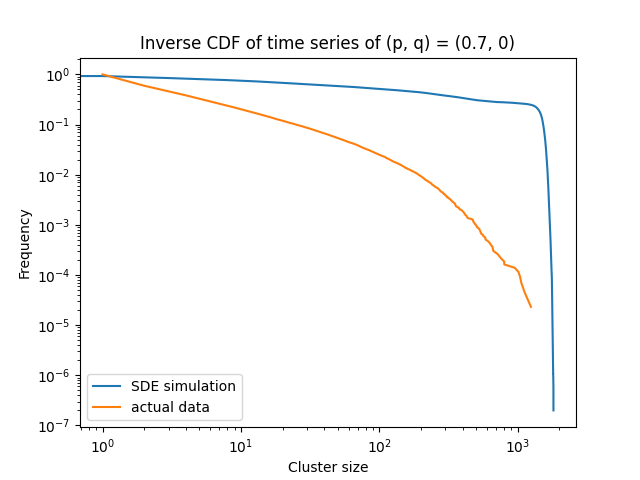

Write the Python code that produced this figure.
from matplotlib import pyplot as plt
from math import sqrt
from numba import njit
from numpy import array, cumsum, delete, histogram, loadtxt, polyfit, transpose, zeros
from numpy.random import choice, normal, randint
from os import path
from skimage.measure import label
from tqdm import tqdm

from utils import perform_linear_regression


def load_mean_ds_data(folder_name):
    folder = path.join(data_path, folder_name)
    cluster_ds_data = transpose(loadtxt(open(path.join(folder, folder_name + '_cluster_ds.txt'), 'r')))
    mean_ds_data, mean_ds_sq_data, number_samples = cluster_ds_data[1], cluster_ds_data[2], cluster_ds_data[3]

    limit = 0
    for i in range(len(mean_ds_data)):
        if number_samples[i] < samples_threshold:
            limit = i
            break

    return array(range(1, limit)), mean_ds_data[1:limit], mean_ds_sq_data[1:limit]


def get_cluster_distribution(folder_path, file_name):
    file_path = path.join(folder_path, file_name)
    cluster_distribution_data = transpose(loadtxt(open(file_path, 'r')))
    cluster_sizes, num = cluster_distribution_data[0][1:], cluster_distribution_data[1][1:]

    inverse_cdf = zeros(len(num))
    for i in range(len(num)):
        inverse_cdf[i] = sum(num[i:])
    inverse_cdf = inverse_cdf / sum(num)

    remove_indices = []
    for i in range(len(cluster_sizes) - 1):
        if inverse_cdf[i] == inverse_cdf[i + 1]:
            remove_indices.append(i)

    cluster_sizes = delete(cluster_sizes, remove_indices)
    inverse_cdf = delete(inverse_cdf, remove_indices)

    return cluster_sizes, inverse_cdf


def construct_drift_function(params, approximation):
    if approximation == "logistic_sqrt":
        a, b, c = params
        @njit(fastmath=True)
        def drift_function(size):
            return a * sqrt(size) - b * size + c
        return drift_function
    
    elif approximation == "logistic":
        a, b, c = params
        @njit(fastmath=True)
        def drift_function(size):
            return a * size - b * size ** 2 + c
        return drift_function

    elif approximation == "poly":
        @njit(fastmath=True)
        def drift_function(size):
            return sum([params[deg] * size ** deg for deg in range(len(params))])
        return drift_function

    elif approximation == "linear":
        a, b, c = params
        @njit(fastmath=True)
        def drift_function(size):
            return a * size + c
        return drift_function


@njit(fastmath=True)
def simulate(time_series, drift_function):
    size = 10

    for i in range(num_steps):
        time_series[i] = size
        drift = drift_function(size)
        diffusion = sqrt(noise_slope * size) * normal()
        size += (drift * dt + diffusion * sqrt_dt)

        if size < 0:
            size = 1


if __name__ == '__main__':
    q = 0
    p = 0.7
    samples_threshold = 50000
    # approximation = "linear"
    approximation = "poly"

    results_path = path.join(path.dirname(__file__), "..", 'results')
    model = "tricritical"
    dataset = "100x100"
    subfolder = "q" + str(q).replace('.', 'p')
    folder_name = str(p).replace('.', 'p')
    data_path = path.join(results_path, model, subfolder, dataset)

    cluster_sizes, cluster_ds, cluster_ds_sq = load_mean_ds_data(folder_name)
    data_length = len(cluster_sizes)

    noise_slope = (cluster_ds_sq[-1] - cluster_ds_sq[0]) / (cluster_sizes[-1] - cluster_sizes[0])

    possible_fixed_points = []
    for i in range(1, len(cluster_ds) - 1):
        if cluster_ds[i - 1] * cluster_ds[i] < 0:
            possible_fixed_points.append(i)

    fixed_point = sum(possible_fixed_points) / len(possible_fixed_points)
    print("Fixed point =", fixed_point)

    # dx/dt = ax - bx^2 + c
    a, b, c = 0, 0, 0

    if approximation == "logistic":
        a = fixed_point
        b = 1
        c = 0
        params = [a, b, c]

        drift_function = construct_drift_function(params, approximation)

        max_x = fixed_point / 2
        max_value = drift_function(max_x)
        scaling_constant = max(cluster_ds) / max_value

        a *= scaling_constant
        b *= scaling_constant
        c *= scaling_constant
        params = [a, b, c]

        drift_function = construct_drift_function(params, approximation)
    elif approximation == "logistic_sqrt":
        a = sqrt(fixed_point)
        b = 1
        c = 0
        params = [a, b, c]

        drift_function = construct_drift_function(params, approximation)

        max_x = (a / (2 * b)) ** 2
        max_value = drift_function(max_x)
        scaling_constant = max(cluster_ds) / max_value

        a *= scaling_constant
        b *= scaling_constant
        c *= scaling_constant
        params = [a, b, c]

        drift_function = construct_drift_function(params, approximation)
    elif approximation == "poly":
        params = polyfit(cluster_sizes, cluster_ds, 6)
        params = array(list(reversed(params)))
        drift_function = construct_drift_function(params, approximation)
    elif approximation == "linear":
        slope, intercept, _ = perform_linear_regression(cluster_sizes, cluster_ds)
        a = slope
        b = 0
        c = intercept
        params = [a, b, c]

        drift_function = construct_drift_function(params, approximation)

    plt.title(f"Drift term approximation ({approximation}) for (p, q) = ({p}, {q})")
    plt.xlabel("Cluster size s")
    plt.ylabel("$f(s)$")
    plt.plot(cluster_sizes, cluster_ds, label="data")
    plt.plot(cluster_sizes, [drift_function(cluster_size) for cluster_size in cluster_sizes], label="fit")   
    plt.plot(range(data_length), [0] * data_length, '--')
    plt.legend()
    plt.show()

    plt.title(f"Diffusion term approximation for (p, q) = ({p}, {q})")
    plt.xlabel("Cluster size s")
    plt.ylabel("$g^2(s)$")
    plt.plot(cluster_sizes, cluster_ds_sq, label="data")
    plt.plot(cluster_sizes, noise_slope * cluster_sizes, label="fit")
    plt.plot(range(data_length), [0] * data_length, '--')
    plt.legend()
    plt.show()

    simulation_time = 10000
    dt = 0.001
    sqrt_dt = sqrt(dt)
    num_steps = int(simulation_time / dt)

    time_series = zeros(num_steps, dtype=float)
    simulate(time_series, drift_function)  

    plt.title(f"Time series for (p, q) = ({p}, {q})")
    plt.xlabel("Time")
    plt.ylabel("Cluster size")
    plt.plot(range(num_steps), time_series)
    plt.show()

    hist, bins = histogram(time_series, bins=range(0, int(max(time_series)) + 1))
    hist = hist / sum(hist)
    inverse_cdf = zeros(len(hist))
    for i in range(len(hist)):
        inverse_cdf[i] = sum(hist[i:])
    
    plt.title(f"Inverse CDF of time series of (p, q) = ({p}, {q})")
    plt.xlabel("Cluster size")
    plt.ylabel("Frequency")
    plt.loglog(bins[:-1], inverse_cdf, label="SDE simulation")

    cluster_sizes, inverse_cdf = get_cluster_distribution(path.join(data_path, folder_name), f"{folder_name}_cluster_distribution.txt")
    plt.loglog(cluster_sizes, inverse_cdf, label="actual data")
    plt.legend()
    plt.savefig("temporal.png")
    plt.show()